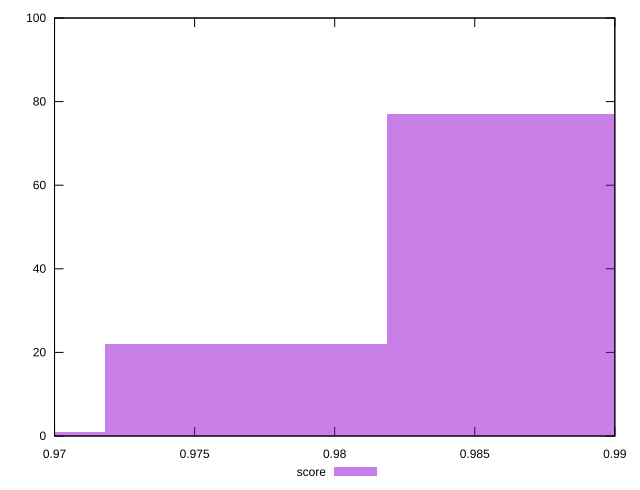

The script that saved this image:
reset

$score <<EOF
0.9667642860382104 1
0.9869052086640064 77
0.9768347473511084 22
EOF

set key outside below
set boxwidth 0.010070461312898025
set xrange [0.97:0.99]
set yrange [0:100]
set trange [0:100]
set style fill transparent solid 0.5 noborder
set terminal svg size 640, 490 enhanced background rgb 'white'
set output "report_00018_2021-02-10T15-25-16.877Z/first-meaningful-paint/samples/pages+cached+noadtech+nomedia+nocss/score/histogram.svg"

plot $score title "score" with boxes

reset
